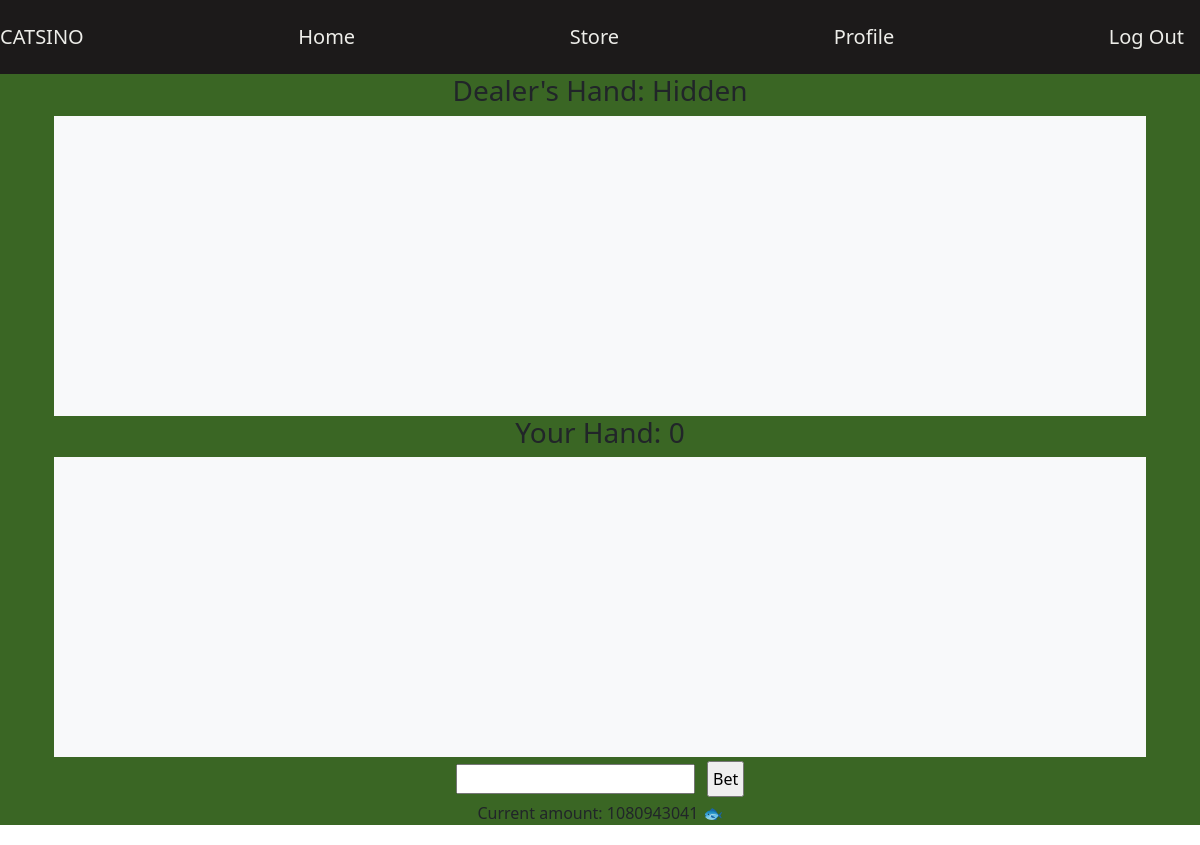
The page /blj (signed in) on the database as committed earlier.
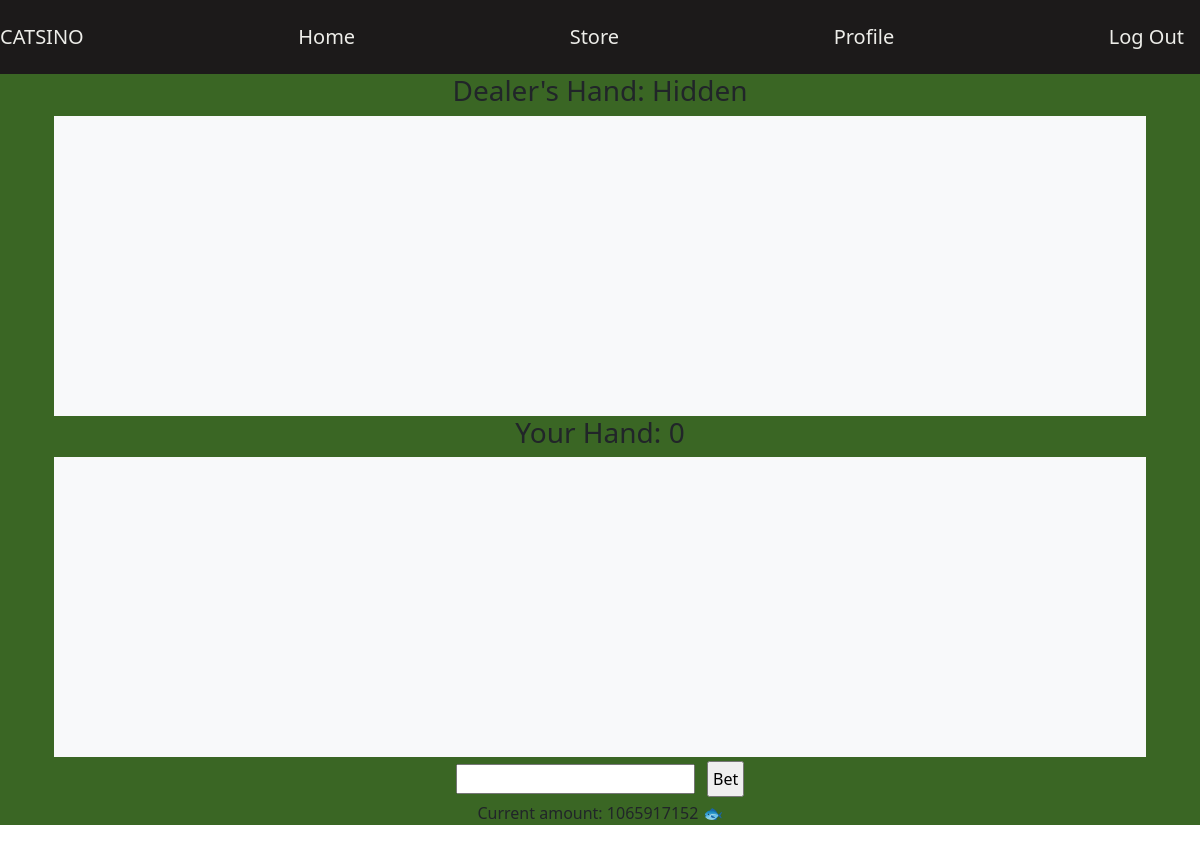
The same page on the database as committed later.
### tables this page shows
CREATE TABLE user_base(username TEXT, password TEXT, pfp TEXT, path TEXT, inv TEXT, cash INTEGER, wins INTEGER);

### __init__.py (the view, shortened to what this page needs)
@app.route('/blj', methods=['GET', 'POST'])
def blj():
    db = sqlite3.connect(DB_FILE)
    c = db.cursor()
    query = f"SELECT cash FROM user_base WHERE rowid={session['u_rowid'][0]};"
    c.execute(query)
    cash = c.fetchall()[0][0]
    db.commit()
    db.close()
    return render_template('blj.html', dealButton="", won=cash)

### templates/blj.html (shortened to what this page needs)
<!DOCTYPE html>
<html>
  <head>
    <link rel='stylesheet' href='../static/css/blj.css'>
    <link href="https://cdn.jsdelivr.net/npm/bootstrap@5.3.8/dist/css/bootstrap.min.css" rel="stylesheet">
  </head>
  <body>
  <div class="navbar">
    <div class='nav'>
      <a href='/'> CATSINO </a>
    </div>
    <div class="nav">
      <a href='/'> Home </a>
    </div>
    <div class="nav">
      <a href="/store"> Store </a>
    </div>
    <div class="nav">
      <a href="/profile"> Profile </a>
    </div>
    <div class="nav">
      <a href="/logout"> Log Out </a>
    </div>
  </div>
<div style = "background-color:#3a6624">
  <div class="container text-center" style = "background-color:#3a6624">
    <div class = "container fluid">
      <div class = "col">
        <h3>Dealer's Hand: <span id="dealer-score">Hidden</span></h3>
        <div id="dealer-hand" class="hand-container d-flex justify-content-center align-items-center"></div>
      </div>
    </div>
    <div class = "container fluid">
      <div class = "col">
        <h3>Your Hand: <span id="player-score">0</span></h3>
        <div id="player-hand" class="hand-container d-flex justify-content-center align-items-center"></div>
      </div>
    </div>
    <div class = "container fluid">
      <div class = "col">
        <form method='POST' action="/blj">
          <input class='m-1' type="number" name="theBet" value="{{bet}}" required>
          <input type="submit" name="sub1" class="m-1 p-1" value="Bet">
        </form>
      </div>
    </div>
    <div class = "container fluid">
      <div class = "col">
        <p class="cost" > Current amount: <span id="balance">{{won}}</span> 🐟 </p>
      </div>
    </div>
  </div>
</div>
  </body>
</html>

### static/css/blj.css (style rules this page uses)
.navbar { display: grid; grid-template-columns: auto auto auto auto auto auto auto auto auto auto; font-size: 20px; align-items: center; list-style-type: none; background-color: #1c1a1a; align-self: center; }
.nav { float: top; overflow: hidden; text-align: center; padding: 14px 16px; }
.nav a { color: #EDEDE9; text-decoration: none; }
body { background-color: #3a6624; }
.hand-container { min-height: 300px; padding: 20px; background-color: #f8f9fa }

Rows that differ between the two databases and show on the page:
changed user_base: cash "1080943041" → "1065917152"
